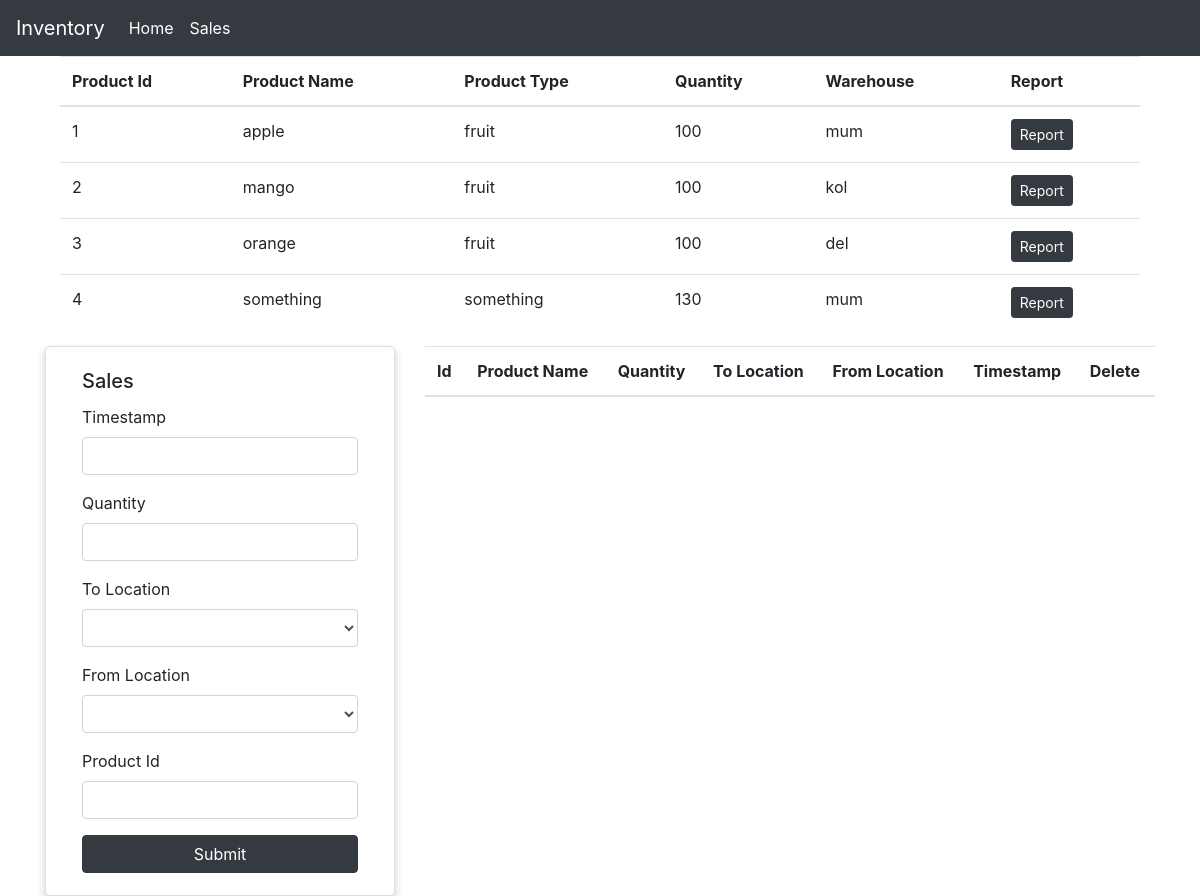
Before: /sales with the older database file.
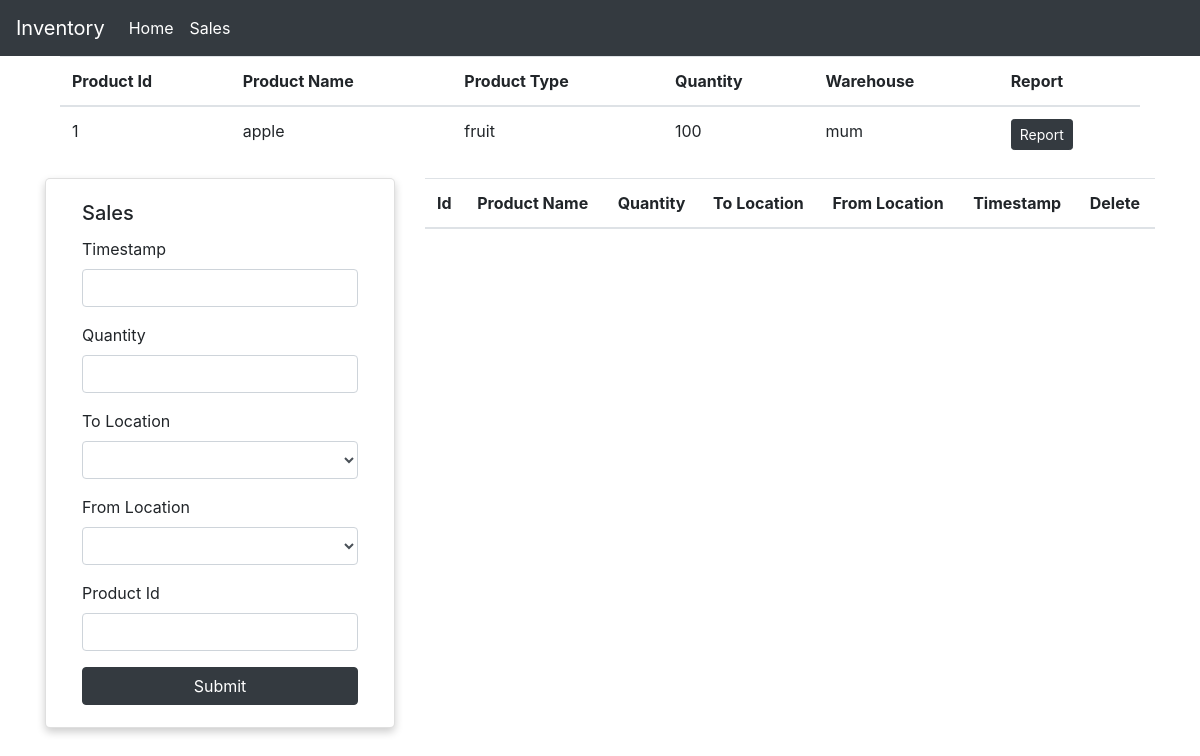
After: the same page with the newer database file.
### app.py (models this page shows)
class Product(db.Model):
    id = db.Column(db.Integer,primary_key=True, autoincrement=True)
    product_name = db.Column(db.String(200))
    product_type = db.Column(db.String(200))
    quantity = db.Column(db.String(200))
    warehouse = db.Column(db.String(200))

### app.py (the view)
@app.route('/sales', methods=['GET'])
def get_sales():
    products = Product.query.all()
    return render_template('sales.html',products=products)

### templates/sales.html (shortened to what this page needs)
{% extends 'index.html' %}
{% block content %}
<div class="col-lg-12">
    <table class="table">
        <thead>
            <th>Product Id</th>
            <th>Product Name</th>
            <th>Product Type</th>
            <th>Quantity</th>
            <th>Warehouse</th>
            <th>Report</th>
        </thead>
        <tbody>
            {% for i in products %}
            <tr>
                <td>{{ i.id }}</td>
                <td>{{ i.product_name }}</td>
                <td>{{ i.product_type }}</td>
                <td>{{ i.quantity }}</td>
                <td>{{ i.warehouse }}</td>
                <td>
                    <a href='/report/{{i.id}}' class="btn btn-sm btn-dark">Report</a>
                </td>
            </tr>
            {% endfor %}
        </tbody>
    </table>
</div>
<div class="row">
    <div class="col-lg-4">
        <div class="card" >
            <div class="card-body">
                <h5 class="card-title">Sales</h5>
                <form method="POST" action="/add_sales">
                    <div class="form-group">
                        <label for="">Timestamp</label>
                        <input type="text" name="timestamp" class="form-control" >
                    </div>
                    <div class="form-group">
                        <label for="">Quantity</label>
                        <input type="text" name="quantity" class="form-control" >
                    </div>
                    <div class="form-group">
                        <label for="">To Location</label>
                        <select class="form-control" name="to_location" id="to_location">
                        </select>
                    </div>
                    <div class="form-group">
                        <label for="">From Location</label>
                        <select class="form-control" name="from_location" id="from_location">
                        </select>
                    </div>
                    <div class="form-group">
                        <label for="">Product Id</label>
                        <input type="text" name="product_id" class="form-control" >
                    </div>
                    <button class="btn btn-block btn-dark">Submit</button>
                </form>
            </div>
        </div>
    </div>
    <div class="col-lg-8">
        <table class="table">
            <thead>
                <th>Id</th>
                <th>Product Name</th>
                <th>Quantity</th>
                <th>To Location</th>
                <th>From Location</th>
                <th>Timestamp</th>
                <th>Delete</th>
            </thead>
        </table>
    </div>
</div>
{% endblock %}

### templates/index.html (shortened to what this page needs)
<!DOCTYPE html>
<html lang="en">
<head>
    <link rel="stylesheet" href="https://stackpath.bootstrapcdn.com/bootstrap/4.3.1/css/bootstrap.min.css">    <title>Document</title>
    <link rel="stylesheet" href="/Include/css/style.css" />
</head>
<body>
    <nav class="navbar navbar-expand-lg navbar-dark bg-dark">
        <a class="navbar-brand" href="#">Inventory</a>
        <div class="collapse navbar-collapse" id="navbarNavAltMarkup">
          <div class="navbar-nav">
            <a class="nav-item nav-link active" href="/">Home <span class="sr-only">(current)</span></a>
            <div class="navbar-nav">
              <a class="nav-item nav-link active" href="/sales">Sales </a>
            </div>
          </div>
        </div>
      </nav>
    <div class="container">
    {% block content %}{% endblock %}
</div>
</body>
</html>

### Include/css/style.css (style rules this page uses)
.card { box-shadow: 0 4px 8px 0 rgba(0,0,0,0.2); transition: 0.3s; border-radius: 5px; padding: 2px 16px; }

Changed rows visible on the page:
removed Product: id "2", product_name "mango", product_type "fruit", quantity "100", warehouse "kol"
removed Product: id "3", product_name "orange", product_type "fruit", quantity "100", warehouse "del"
removed Product: id "4", product_name "something", product_type "something", quantity "130", warehouse "mum"
